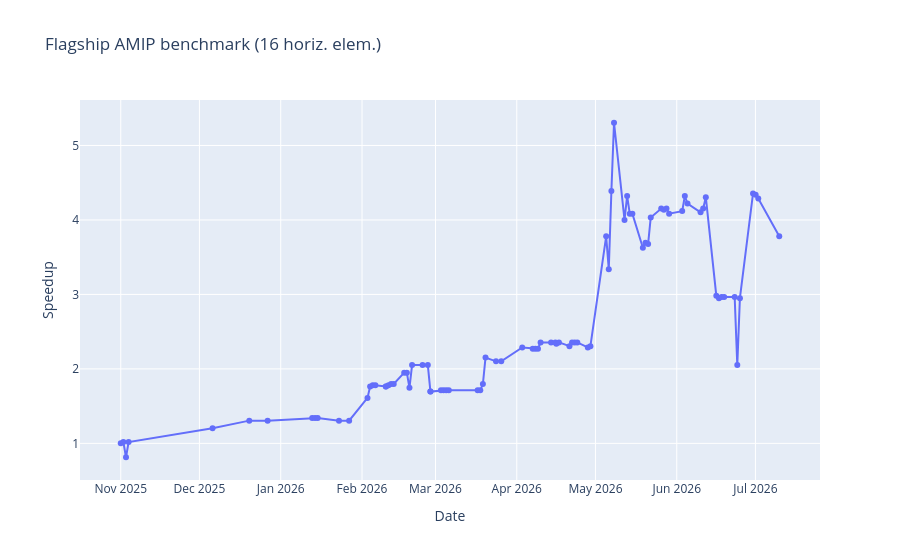

The notebook cell this image was saved under:
### Markdown cell above
## Speeding up AMIP

### Code cell
import glob
import os
from datetime import datetime, timezone
from pathlib import Path
import json
import subprocess

import polars as pl
from plotly.graph_objects import Figure

ROOT = Path.cwd()
if not (ROOT / "runs").exists() and (ROOT / "clima-perf" / "runs").exists():
    ROOT = ROOT / "clima-perf"

logs = glob.glob(str(ROOT / "runs/amip/*/output.log"))

REPOS = {
    "ClimaAtmos": ROOT / "repos/ClimaAtmos.jl",
    "ClimaCore": ROOT / "repos/ClimaCore.jl",
    "ClimaCoupler": ROOT / "repos/ClimaCoupler.jl",
    "ClimaTimesteppers": ROOT / "repos/ClimaTimesteppers.jl",
    "RRTMGP": ROOT / "repos/RRTMGP.jl",
    "Thermodynamics": ROOT / "repos/Thermodynamics.jl",
}

GITHUB_REPOS = {
    "ClimaAtmos": "CliMA/ClimaAtmos.jl",
    "ClimaCore": "CliMA/ClimaCore.jl",
    "ClimaCoupler": "CliMA/ClimaCoupler.jl",
    "ClimaTimesteppers": "CliMA/ClimaTimeSteppers.jl",
    "RRTMGP": "CliMA/RRTMGP.jl",
    "Thermodynamics": "CliMA/Thermodynamics.jl",
}


def fetch_repo_history(repo_path: Path) -> None:
    try:
        is_shallow = (
            subprocess.check_output(
                [
                    "git",
                    "-C",
                    str(repo_path),
                    "rev-parse",
                    "--is-shallow-repository",
                ],
                text=True,
            ).strip()
            == "true"
        )
        if is_shallow:
            subprocess.run(
                [
                    "git",
                    "-C",
                    str(repo_path),
                    "fetch",
                    "--unshallow",
                    "origin",
                ],
                check=True,
                stdout=subprocess.DEVNULL,
                stderr=subprocess.DEVNULL,
            )
        subprocess.run(
            ["git", "-C", str(repo_path), "fetch", "origin", "--prune"],
            check=True,
            stdout=subprocess.DEVNULL,
            stderr=subprocess.DEVNULL,
        )
    except subprocess.CalledProcessError:
        # Continue with local history if fetch is unavailable/fails
        pass


for repo_path in REPOS.values():
    fetch_repo_history(repo_path)


def parse_iso_datetime(s: str) -> datetime:
    # Handle both YYYY-MM-DDTHH:MM:SS and ...Z forms consistently in UTC
    dt = datetime.fromisoformat(s.replace("Z", "+00:00"))
    if dt.tzinfo is None:
        return dt.replace(tzinfo=timezone.utc)
    return dt.astimezone(timezone.utc)


def parse_sypd(lines: list[str]) -> float | None:
    sypd = None
    found_step_40 = False
    for line in lines:
        if (
            "n_steps_completed = 40" in line
            or "n_steps_completed = 41" in line
        ):
            found_step_40 = True
        if found_step_40 and "estimated_sypd = " in line:
            sypd = float(
                line.split("estimated_sypd = ")[1].split()[0].replace('"', "")
            )
            break
    return sypd


rev_cache: dict[tuple[str, str], str | None] = {}


def git_rev_at_time(repo_path: Path, dt: datetime) -> str | None:
    key = (str(repo_path), dt.isoformat())
    if key in rev_cache:
        return rev_cache[key]
    rev = ""
    for ref in ["origin/main", "main"]:
        try:
            rev = subprocess.check_output(
                [
                    "git",
                    "-C",
                    str(repo_path),
                    "rev-list",
                    "-1",
                    f"--before={dt.isoformat()}",
                    ref,
                ],
                text=True,
            ).strip()
            if rev:
                break
        except subprocess.CalledProcessError:
            rev = ""
    rev_cache[key] = rev or None
    return rev_cache[key]


def repo_revs_for_time(
    dt: datetime, climacoupler_override: str | None = None
) -> dict[str, str | None]:
    revs: dict[str, str | None] = {}
    for repo_name, repo_path in REPOS.items():
        revs[repo_name] = git_rev_at_time(repo_path, dt)
    if climacoupler_override:
        revs["ClimaCoupler"] = climacoupler_override
    return revs


rows = []

for log in logs:
    run_date = parse_iso_datetime(Path(log).parent.name)
    with open(log, "r") as f:
        lines = f.readlines()
    row = {
        "date": run_date,
        "run_from": "calkit",
        "sypd": parse_sypd(lines),
        "buildkite_commit": None,
    }
    row.update(
        {f"{k}_rev": v for k, v in repo_revs_for_time(run_date).items()}
    )
    rows.append(row)

# Now read any fetched Buildkite logs
bk_jobs = glob.glob(str(ROOT / "buildkite/*.json"))
for job_fpath in bk_jobs:
    with open(job_fpath) as f:
        job = json.load(f)
    run_date = parse_iso_datetime(job["created_at"])
    sypd = parse_sypd(job["raw_log_txt"].split("\n"))
    commit = job.get("commit")
    if not isinstance(commit, str) or not commit:
        commit = None
    row = {
        "date": run_date,
        "run_from": "buildkite",
        "sypd": sypd,
        "buildkite_commit": commit,
    }
    row.update(
        {
            f"{k}_rev": v
            for k, v in repo_revs_for_time(
                run_date,
                climacoupler_override=commit,
            ).items()
        }
    )
    rows.append(row)

if rows:
    df = pl.DataFrame(rows).sort("date")
else:
    # Keep a stable schema if no input rows are found
    df = pl.DataFrame(
        schema={
            "date": pl.Datetime(time_zone="UTC"),
            "run_from": pl.Utf8,
            "sypd": pl.Float64,
            "buildkite_commit": pl.Utf8,
        }
    )

# Add normalized SYPD column; normalize by the first non-null SYPD value
non_null_sypd = (
    df["sypd"].drop_nulls()
    if "sypd" in df.columns
    else pl.Series([], dtype=pl.Float64)
)
first_sypd = non_null_sypd[0] if len(non_null_sypd) > 0 else None
df = df.with_columns(
    pl.when(first_sypd is not None)
    .then(pl.col("sypd") / pl.lit(first_sypd))
    .otherwise(None)
    .alias("speedup")
)

# Ensure revision columns exist even in empty-data scenarios
for repo_name in GITHUB_REPOS:
    rev_col = f"{repo_name}_rev"
    if rev_col not in df.columns:
        df = df.with_columns(pl.lit(None).cast(pl.Utf8).alias(rev_col))

# Compute diff URLs relative to PREVIOUS PLOTTED POINT (non-null speedup),
# then join those URLs back to the full dataframe by stable row id
pdf = df.to_pandas().sort_values("date").reset_index(drop=True)
pdf["__row_id"] = range(len(pdf))
plot_pdf = pdf[pdf["speedup"].notna()].copy()

for repo_name, gh_repo in GITHUB_REPOS.items():
    rev_col = f"{repo_name}_rev"
    diff_col = f"{repo_name}_diff_url"
    prev_rev = plot_pdf[rev_col].shift(1)
    changed = (
        (plot_pdf[rev_col].notna())
        & (prev_rev.notna())
        & (plot_pdf[rev_col] != prev_rev)
    )
    plot_pdf[diff_col] = None
    plot_pdf.loc[changed, diff_col] = (
        "https://github.com/"
        + gh_repo
        + "/compare/"
        + prev_rev[changed]
        + "..."
        + plot_pdf.loc[changed, rev_col]
    )

diff_cols = [f"{repo}_diff_url" for repo in GITHUB_REPOS]
plot_pdf["repos_changed"] = plot_pdf.apply(
    lambda row: len(
        [
            repo
            for repo in GITHUB_REPOS
            if isinstance(row[f"{repo}_diff_url"], str)
            and row[f"{repo}_diff_url"]
        ]
    ),
    axis=1,
)

# Hover text shows only repo names (not links).
plot_pdf["hover_repo_changes"] = plot_pdf["repos_changed"].apply(
    lambda s: "No repo revision changes vs previous plotted point"
    if s == "None"
    else f"Repos changed: {s}"
)
plot_pdf["percent_change"] = (
    plot_pdf["speedup"].div(plot_pdf["speedup"].shift(1)).sub(1.0).mul(100.0)
)

pdf = pdf.merge(
    plot_pdf[["__row_id", *diff_cols, "repos_changed"]],
    on="__row_id",
    how="left",
)
pdf = pdf.drop(columns=["__row_id"])

df = pl.from_pandas(pdf)

print(df)

os.makedirs(ROOT / "results", exist_ok=True)
df.write_csv(ROOT / "results/amip.csv")

# Export markdown table
latest_plot_pdf = plot_pdf.sort_values("date", ascending=False).head(15).copy()
md_lines = [
    "| Date | Speedup | Change | Repo diffs |",
    "|---|---:|---:|---|",
]
for _, row in latest_plot_pdf.iterrows():
    links = []
    for repo_name in GITHUB_REPOS:
        url = row[f"{repo_name}_diff_url"]
        if isinstance(url, str) and url:
            links.append(f"[{repo_name}]({url})")
    repo_diff = ", ".join(links) if links else ""
    pct_change = row["percent_change"]
    if pct_change == pct_change:
        rounded_pct_change = round(pct_change, 1)
        pct_change_text = (
            "" if rounded_pct_change == 0 else f"{rounded_pct_change:+.1f}%"
        )
    else:
        pct_change_text = "None"
    md_lines.append(
        f"| {row['date'].strftime('%Y-%m-%d')} | "
        f"{row['speedup']:.6f} | {pct_change_text} | {repo_diff} |"
    )

with open(ROOT / "results/amip-repo-diff-links.md", "w") as f:
    f.write("\n".join(md_lines) + "\n")

fig: Figure = plot_pdf.plot(
    x="date",
    y="speedup",
    title="Flagship AMIP benchmark (16 horiz. elem.)",
    backend="plotly",
)  # type: ignore

# Use lines and markers; hover notes changed repos only
fig.update_traces(
    mode="lines+markers",
    customdata=plot_pdf[["hover_repo_changes", "sypd"]],
    hovertemplate=(
        "Date: %{x}<br>"
        "Speedup: %{y:.3f}<br>"
        "SYPD: %{customdata[1]}<br>"
        "%{customdata[0]}<extra></extra>"
    ),
)
fig.update_layout(yaxis_title="Speedup", xaxis_title="Date")

# Save as PNG and JSON
os.makedirs(ROOT / "figures", exist_ok=True)
fig.write_json(ROOT / "figures/amip-speedup.json")
fig

### Figure 1 — Plotly figure (JSON) as saved in the notebook; plotly's stock layout.template omitted (floating-point values rounded to 4 significant figures; data arrays with more than 128 entries replaced by an {"elided": "..."} marker saying what was removed)
{"data": [{"customdata": {"elided": "87x2 mixed values"}, "hovertemplate": "Date: %{x}<br>Speedup: %{y:.3f}<br>SYPD: %{customdata[1]}<br>%{customdata[0]}<extra></extra>", "legendgroup": "", "line": {"color": "#636efa", "dash": "solid"}, "marker": {"symbol": "circle"}, "mode": "lines+markers", "name": "", "orientation": "v", "showlegend": false, "type": "scatter", "x": ["2025-11-01T00:00:00.000000", "2025-11-02T00:00:00.000000", "2025-11-03T00:00:00.000000", "2025-11-04T00:00:00.000000", "2025-12-06T00:00:00.000000", "2025-12-20T00:00:00.000000", "2025-12-27T00:00:00.000000", "2026-01-13T00:00:00.000000", "2026-01-14T02:08:04.227000", "2026-01-15T02:01:10.145000", "2026-01-23T05:08:09.178000", "2026-01-27T02:02:52.668000", "2026-02-03T02:01:09.326000", "2026-02-04T02:01:09.333000", "2026-02-05T02:01:09.444000", "2026-02-06T02:01:09.384000", "2026-02-10T02:01:08.820000", "2026-02-10T02:01:08.820000", "2026-02-11T02:01:09.027000", "2026-02-12T02:01:08.205000", "2026-02-13T02:01:10.162000", "2026-02-17T02:01:08.722000", "2026-02-18T02:01:12.455000", "2026-02-19T02:01:10.265000", "2026-02-20T02:01:10.023000", "2026-02-24T02:01:09.226000", "2026-02-26T02:01:09.700000", "2026-02-27T02:01:09.678000", "2026-02-27T02:01:09.678000", "2026-03-03T02:01:09.841000", "2026-03-04T02:01:09.139000", "2026-03-05T02:01:09.384000", "2026-03-06T02:01:08.829000", "2026-03-17T02:01:09.548000", "2026-03-18T02:01:11.543000", "2026-03-19T02:01:09.130000", "2026-03-20T02:01:10.335000", "2026-03-24T02:01:09.715000", "2026-03-26T02:01:09.573000", "2026-04-03T02:01:11.585000", "2026-04-07T02:01:09.332000", "2026-04-08T02:01:08.767000", "2026-04-09T02:01:14.526000", "2026-04-10T02:01:09.373000", "2026-04-14T02:01:11.009000", "2026-04-15T17:14:21.765000", "2026-04-16T02:01:08.077000", "2026-04-17T02:01:08.437000", "2026-04-21T02:01:09.052000", "2026-04-22T02:01:08.712000", "2026-04-23T02:01:09.525000", "2026-04-24T02:01:09.124000", "2026-04-28T02:01:09.323000", "2026-04-29T02:01:08.922000", "2026-05-05T02:01:53.914000", "2026-05-06T02:01:09.723000", "2026-05-07T02:01:09.938000", "2026-05-08T02:01:08.345000", "2026-05-12T02:01:09.950000", "2026-05-13T02:01:09.435000", "2026-05-14T02:01:10.441000", "2026-05-15T02:01:09.372000", "2026-05-19T02:01:08.196000", "2026-05-20T02:01:09.259000", "2026-05-21T02:01:08.510000", "2026-05-22T02:01:10.881000", "2026-05-26T02:01:08.585000", "2026-05-27T02:01:09.340000", "2026-05-28T02:01:08.263000", "2026-05-29T02:01:10.262000", "2026-06-03T02:01:10.535000", "2026-06-04T02:01:09.819000", "2026-06-05T02:20:09.816000", "2026-06-10T02:01:09.832000", "2026-06-11T02:01:10.254000", "2026-06-12T02:01:09.555000", "2026-06-16T02:01:09.920000", "2026-06-17T02:01:09.518000", "2026-06-18T02:01:10.847000", "2026-06-19T02:01:08.711000", "2026-06-23T02:01:06.660000", "2026-06-24T02:01:07.080000", "2026-06-25T02:01:06.909000", "2026-06-30T02:01:07.996000", "2026-07-01T02:01:08.636000", "2026-07-02T02:01:07.757000", "2026-07-10T02:01:07.934000"], "xaxis": "x", "y": [1.0, 1.017, 0.8136, 1.017, 1.203, 1.305, 1.305, 1.339, 1.339, 1.339, 1.305, 1.305, 1.61, 1.763, 1.78, 1.78, 1.763, 1.763, 1.78, 1.797, 1.797, 1.949, 1.949, 1.746, 2.051, 2.051, 2.051, 1.695, 1.695, 1.712, 1.712, 1.712, 1.712, 1.712, 1.712, 1.797, 2.153, 2.102, 2.102, 2.288, 2.271, 2.271, 2.271, 2.356, 2.356, 2.356, 2.339, 2.356, 2.305, 2.356, 2.356, 2.356, 2.288, 2.305, 3.78, 3.339, 4.39, 5.305, 4.0, 4.322, 4.085, 4.085, 3.627, 3.695, 3.678, 4.034, 4.153, 4.136, 4.153, 4.085, 4.119, 4.322, 4.22, 4.102, 4.153, 4.305, 2.983, 2.949, 2.966, 2.966, 2.966, 2.051, 2.949, 4.356, 4.339, 4.288, 3.78], "yaxis": "y"}], "layout": {"legend": {"tracegroupgap": 0}, "title": {"text": "Flagship AMIP benchmark (16 horiz. elem.)"}, "xaxis": {"anchor": "y", "domain": [0.0, 1.0], "title": {"text": "Date"}}, "yaxis": {"anchor": "x", "domain": [0.0, 1.0], "title": {"text": "Speedup"}}}}
